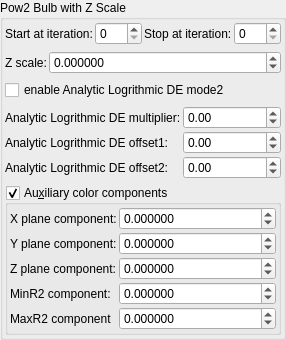
    <widget class="QGroupBox" name="groupBox_7">
     <property name="title">
      <string>Pow2 Bulb with Z Scale</string>
     </property>
     <layout class="QVBoxLayout" name="verticalLayout_10">
      <property name="leftMargin">
       <number>2</number>
      </property>
      <property name="topMargin">
       <number>2</number>
      </property>
      <property name="rightMargin">
       <number>2</number>
      </property>
      <property name="bottomMargin">
       <number>2</number>
      </property>
      <item>
       <layout class="QGridLayout" name="gridLayout_80">
        <property name="spacing">
         <number>2</number>
        </property>
        <item row="2" column="1">
         <widget class="MySpinBox" name="spinboxInt_transf_start_iterations_A">
          <property name="sizePolicy">
           <sizepolicy hsizetype="Minimum" vsizetype="Maximum">
            <horstretch>0</horstretch>
            <verstretch>0</verstretch>
           </sizepolicy>
          </property>
          <property name="minimum">
           <number>0</number>
          </property>
          <property name="maximum">
           <number>999</number>
          </property>
          <property name="value">
           <number>0</number>
          </property>
         </widget>
        </item>
        <item row="2" column="0">
         <widget class="QLabel" name="label_72">
          <property name="text">
           <string>Start at iteration:</string>
          </property>
         </widget>
        </item>
        <item row="2" column="3">
         <widget class="MySpinBox" name="spinboxInt_transf_stop_iterations_A">
          <property name="sizePolicy">
           <sizepolicy hsizetype="Preferred" vsizetype="Maximum">
            <horstretch>0</horstretch>
            <verstretch>0</verstretch>
           </sizepolicy>
          </property>
          <property name="maximum">
           <number>999</number>
          </property>
         </widget>
        </item>
        <item row="2" column="2">
         <widget class="QLabel" name="label_52">
          <property name="text">
           <string>Stop at iteration:</string>
          </property>
         </widget>
        </item>
       </layout>
      </item>
      <item>
       <layout class="QGridLayout" name="gridLayout" columnstretch="0,1">
        <property name="spacing">
         <number>2</number>
        </property>
        <item row="1" column="1">
         <widget class="MyDoubleSpinBox" name="spinbox_boxfold_bulbpow2_z_factor">
          <property name="sizePolicy">
           <sizepolicy hsizetype="Minimum" vsizetype="Maximum">
            <horstretch>0</horstretch>
            <verstretch>0</verstretch>
           </sizepolicy>
          </property>
          <property name="prefix">
           <string/>
          </property>
          <property name="suffix">
           <string/>
          </property>
          <property name="decimals">
           <number>6</number>
          </property>
          <property name="minimum">
           <double>-99.000000000000000</double>
          </property>
          <property name="maximum">
           <double>99.000000000000000</double>
          </property>
          <property name="singleStep">
           <double>0.100000000000000</double>
          </property>
         </widget>
        </item>
        <item row="1" column="0">
         <widget class="QLabel" name="label_8">
          <property name="text">
           <string>Z scale:</string>
          </property>
         </widget>
        </item>
       </layout>
      </item>
      <item>
       <widget class="QCheckBox" name="checkBox_analyticDE_enabled_false">
        <property name="text">
         <string>enable Analytic Logrithmic DE mode2</string>
        </property>
       </widget>
      </item>
      <item>
       <layout class="QGridLayout" name="gridLayout_26" columnstretch="0,0,1">
        <property name="spacing">
         <number>2</number>
        </property>
        <item row="1" column="1">
         <widget class="QLabel" name="label_177">
          <property name="text">
           <string>Analytic Logrithmic DE offset1:</string>
          </property>
         </widget>
        </item>
        <item row="0" column="1">
         <widget class="QLabel" name="label_176">
          <property name="text">
           <string>Analytic Logrithmic DE multiplier:</string>
          </property>
         </widget>
        </item>
        <item row="2" column="1">
         <widget class="QLabel" name="label_178">
          <property name="text">
           <string>Analytic Logrithmic DE offset2:</string>
          </property>
         </widget>
        </item>
        <item row="0" column="2">
         <widget class="MyDoubleSpinBox" name="spinbox_analyticDE_scale_1">
          <property name="sizePolicy">
           <sizepolicy hsizetype="Minimum" vsizetype="Maximum">
            <horstretch>0</horstretch>
            <verstretch>0</verstretch>
           </sizepolicy>
          </property>
          <property name="prefix">
           <string/>
          </property>
          <property name="suffix">
           <string/>
          </property>
          <property name="decimals">
           <number>2</number>
          </property>
          <property name="minimum">
           <double>-36000.000000000000000</double>
          </property>
          <property name="maximum">
           <double>36000.000000000000000</double>
          </property>
          <property name="singleStep">
           <double>0.100000000000000</double>
          </property>
         </widget>
        </item>
        <item row="1" column="2">
         <widget class="MyDoubleSpinBox" name="spinbox_analyticDE_offset_1">
          <property name="sizePolicy">
           <sizepolicy hsizetype="Minimum" vsizetype="Maximum">
            <horstretch>0</horstretch>
            <verstretch>0</verstretch>
           </sizepolicy>
          </property>
          <property name="prefix">
           <string/>
          </property>
          <property name="suffix">
           <string/>
          </property>
          <property name="decimals">
           <number>2</number>
          </property>
          <property name="minimum">
           <double>-36000.000000000000000</double>
          </property>
          <property name="maximum">
           <double>36000.000000000000000</double>
          </property>
          <property name="singleStep">
           <double>0.100000000000000</double>
          </property>
         </widget>
        </item>
        <item row="2" column="2">
         <widget class="MyDoubleSpinBox" name="spinbox_analyticDE_offset_2">
          <property name="sizePolicy">
           <sizepolicy hsizetype="Minimum" vsizetype="Maximum">
            <horstretch>0</horstretch>
            <verstretch>0</verstretch>
           </sizepolicy>
          </property>
          <property name="prefix">
           <string/>
          </property>
          <property name="suffix">
           <string/>
          </property>
          <property name="decimals">
           <number>2</number>
          </property>
          <property name="minimum">
           <double>-36000.000000000000000</double>
          </property>
          <property name="maximum">
           <double>36000.000000000000000</double>
          </property>
          <property name="singleStep">
           <double>0.100000000000000</double>
          </property>
         </widget>
        </item>
       </layout>
      </item>
      <item>
       <widget class="MyGroupBox" name="groupCheck_fold_color_aux_color_enabled_false">
        <property name="title">
         <string>Au&amp;xiliary color components</string>
        </property>
        <property name="checkable">
         <bool>true</bool>
        </property>
        <layout class="QVBoxLayout" name="verticalLayout_11">
         <property name="leftMargin">
          <number>2</number>
         </property>
         <property name="topMargin">
          <number>2</number>
         </property>
         <property name="rightMargin">
          <number>2</number>
         </property>
         <property name="bottomMargin">
          <number>2</number>
         </property>
         <item>
          <layout class="QGridLayout" name="gridLayout_16" columnstretch="0,1">
           <property name="spacing">
            <number>2</number>
           </property>
           <item row="3" column="0">
            <widget class="QLabel" name="label_34">
             <property name="text">
              <string>Z plane component:</string>
             </property>
            </widget>
           </item>
           <item row="2" column="1">
            <widget class="MyDoubleSpinBox" name="spinbox3_mandelbox_color_y">
             <property name="sizePolicy">
              <sizepolicy hsizetype="Minimum" vsizetype="Maximum">
               <horstretch>0</horstretch>
               <verstretch>0</verstretch>
              </sizepolicy>
             </property>
             <property name="prefix">
              <string/>
             </property>
             <property name="suffix">
              <string/>
             </property>
             <property name="decimals">
              <number>6</number>
             </property>
             <property name="minimum">
              <double>-100.000000000000000</double>
             </property>
             <property name="maximum">
              <double>100.000000000000000</double>
             </property>
             <property name="singleStep">
              <double>0.100000000000000</double>
             </property>
            </widget>
           </item>
           <item row="1" column="0">
            <widget class="QLabel" name="label_29">
             <property name="text">
              <string>X plane component:</string>
             </property>
            </widget>
           </item>
           <item row="3" column="1">
            <widget class="MyDoubleSpinBox" name="spinbox3_mandelbox_color_z">
             <property name="sizePolicy">
              <sizepolicy hsizetype="Minimum" vsizetype="Maximum">
               <horstretch>0</horstretch>
               <verstretch>0</verstretch>
              </sizepolicy>
             </property>
             <property name="prefix">
              <string/>
             </property>
             <property name="suffix">
              <string/>
             </property>
             <property name="decimals">
              <number>6</number>
             </property>
             <property name="minimum">
              <double>-100.000000000000000</double>
             </property>
             <property name="maximum">
              <double>100.000000000000000</double>
             </property>
             <property name="singleStep">
              <double>0.100000000000000</double>
             </property>
            </widget>
           </item>
           <item row="1" column="1">
            <widget class="MyDoubleSpinBox" name="spinbox3_mandelbox_color_x">
             <property name="sizePolicy">
              <sizepolicy hsizetype="Minimum" vsizetype="Maximum">
               <horstretch>0</horstretch>
               <verstretch>0</verstretch>
              </sizepolicy>
             </property>
             <property name="prefix">
              <string/>
             </property>
             <property name="suffix">
              <string/>
             </property>
             <property name="decimals">
              <number>6</number>
             </property>
             <property name="minimum">
              <double>-100.000000000000000</double>
             </property>
             <property name="maximum">
              <double>100.000000000000000</double>
             </property>
             <property name="singleStep">
              <double>0.100000000000000</double>
             </property>
            </widget>
           </item>
           <item row="2" column="0">
            <widget class="QLabel" name="label_35">
             <property name="text">
              <string>Y plane component:</string>
             </property>
            </widget>
           </item>
           <item row="4" column="0">
            <widget class="QLabel" name="label_36">
             <property name="text">
              <string>MinR2 component:</string>
             </property>
            </widget>
           </item>
           <item row="4" column="1">
            <widget class="MyDoubleSpinBox" name="spinbox_mandelbox_color_Sp1">
             <property name="sizePolicy">
              <sizepolicy hsizetype="Minimum" vsizetype="Maximum">
               <horstretch>0</horstretch>
               <verstretch>0</verstretch>
              </sizepolicy>
             </property>
             <property name="prefix">
              <string/>
             </property>
             <property name="suffix">
              <string/>
             </property>
             <property name="decimals">
              <number>6</number>
             </property>
             <property name="minimum">
              <double>-100.000000000000000</double>
             </property>
             <property name="maximum">
              <double>100.000000000000000</double>
             </property>
             <property name="singleStep">
              <double>0.100000000000000</double>
             </property>
            </widget>
           </item>
           <item row="5" column="1">
            <widget class="MyDoubleSpinBox" name="spinbox_mandelbox_color_Sp2">
             <property name="sizePolicy">
              <sizepolicy hsizetype="Minimum" vsizetype="Maximum">
               <horstretch>0</horstretch>
               <verstretch>0</verstretch>
              </sizepolicy>
             </property>
             <property name="prefix">
              <string/>
             </property>
             <property name="suffix">
              <string/>
             </property>
             <property name="decimals">
              <number>6</number>
             </property>
             <property name="minimum">
              <double>-100.000000000000000</double>
             </property>
             <property name="maximum">
              <double>100.000000000000000</double>
             </property>
             <property name="singleStep">
              <double>0.100000000000000</double>
             </property>
            </widget>
           </item>
           <item row="5" column="0">
            <widget class="QLabel" name="label_37">
             <property name="text">
              <string>MaxR2 component</string>
             </property>
            </widget>
           </item>
          </layout>
         </item>
        </layout>
       </widget>
      </item>
     </layout>
    </widget>
